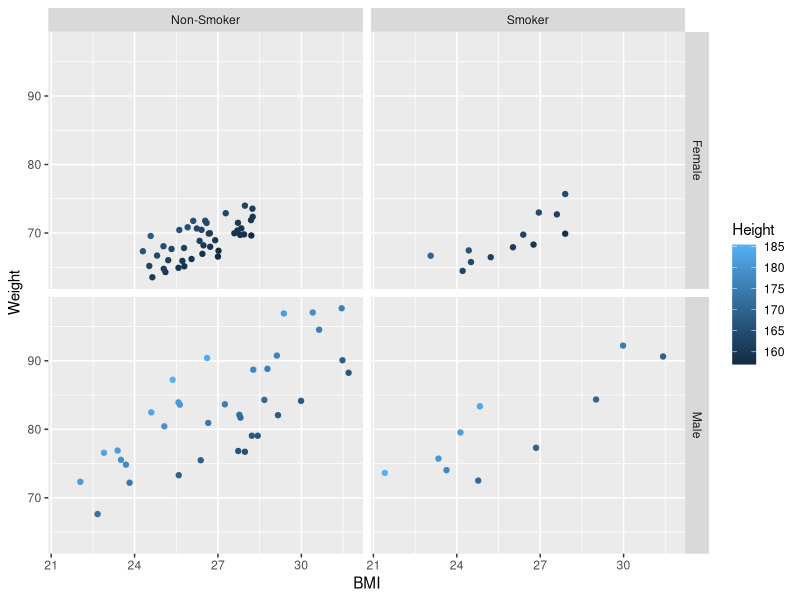
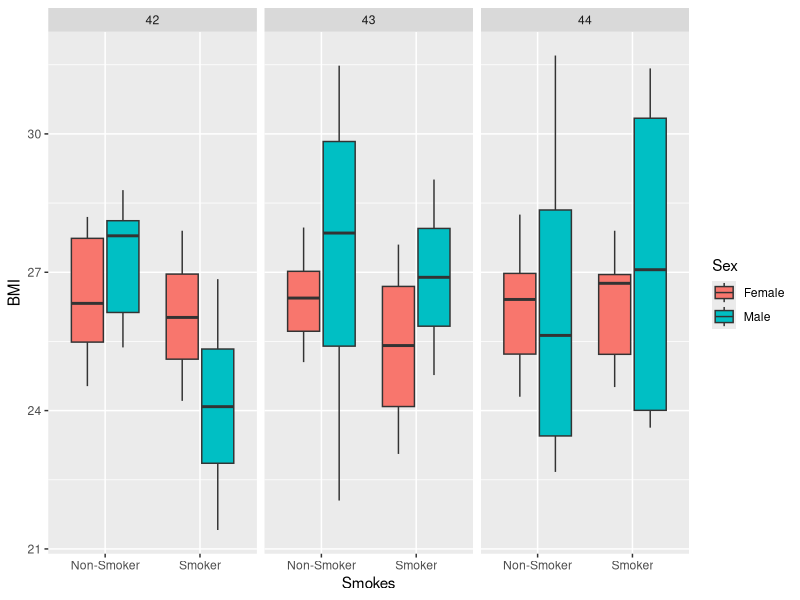
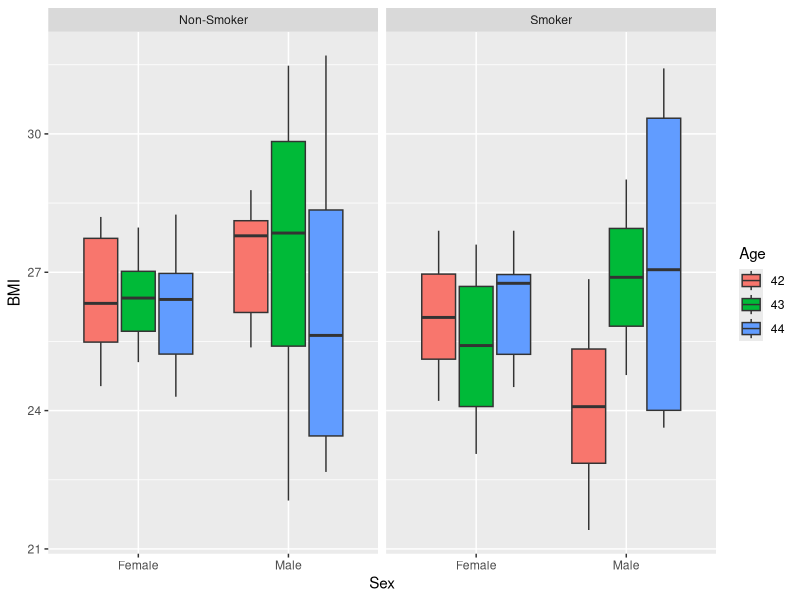
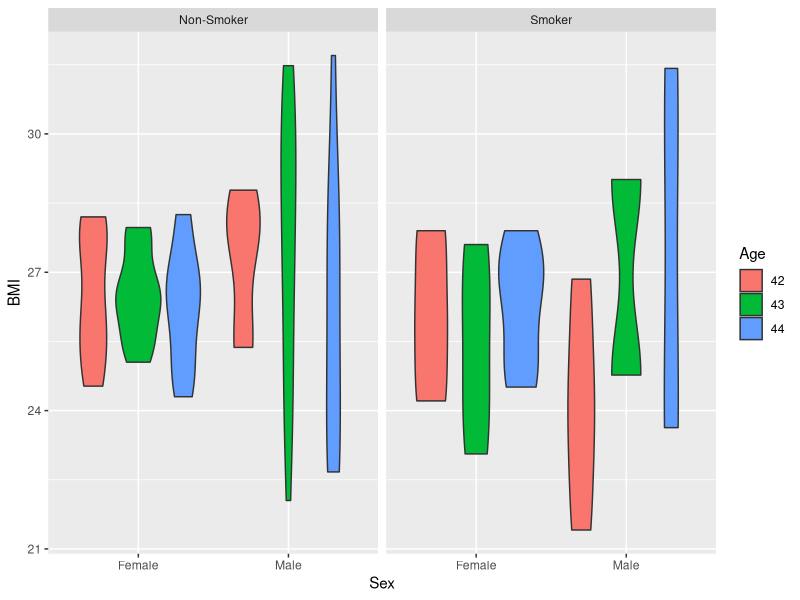
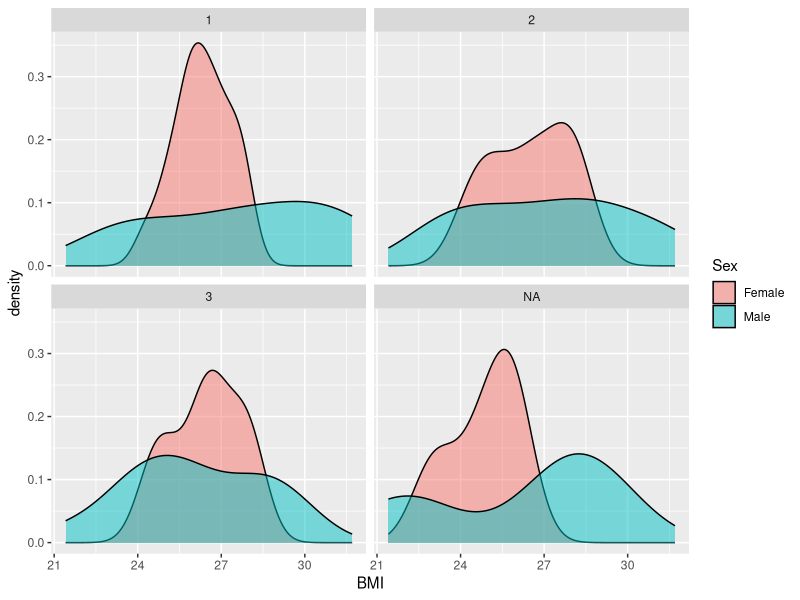
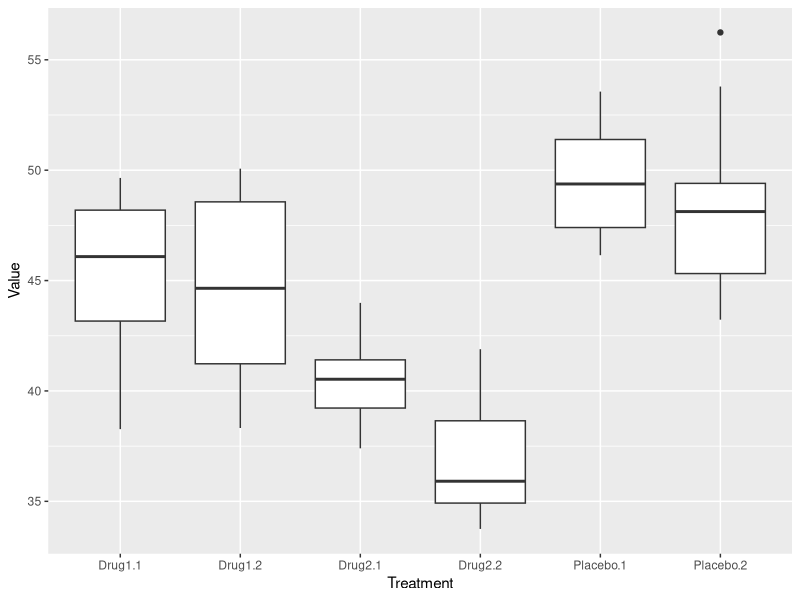

These charts were generated, in order, by the following R code:
## ---- chunk 1
knitr::opts_chunk$set(echo = TRUE, message = FALSE, warning = FALSE)
## ---- chunk 2
library(tidyverse)
patients <- read_tsv("data/patient-data-cleaned.txt")
patients
## ---- chunk 3
ggplot(data = patients, mapping = aes(x = BMI, y = Weight, colour = Height)) +
  geom_point() +
  facet_grid(Sex ~ Smokes)
## ---- chunk 4
ggplot(data = patients, mapping = aes(x = Smokes, y = BMI, fill = Sex)) +
  geom_boxplot() +
  facet_wrap(~ Age)
## ---- chunk 5
patients$Age <- factor(patients$Age)
ggplot(data = patients, mapping = aes(x = Sex, y = BMI, fill = Age)) +
  geom_boxplot() +
  facet_wrap(~ Smokes)
## ---- chunk 6
ggplot(data = patients, mapping = aes(x = Sex, y = BMI, fill = Age)) +
  geom_violin() +
  facet_wrap(~ Smokes)
## ---- chunk 7
ggplot(data = patients, mapping = aes(x = BMI)) +
  geom_density(aes(fill = Sex), alpha = 0.5) +
  facet_wrap(~ Grade)
## ---- chunk 8
library(tidyverse)
clinical_data <- read_tsv("data/clinical-data.txt")
clinical_data
## ---- chunk 9
clinical_data <- gather(clinical_data, key = "Treatment", value = "Value", -Subject)
## ---- chunk 10
ggplot(clinical_data, mapping = aes(x = Treatment, y = Value)) +
  geom_boxplot()
